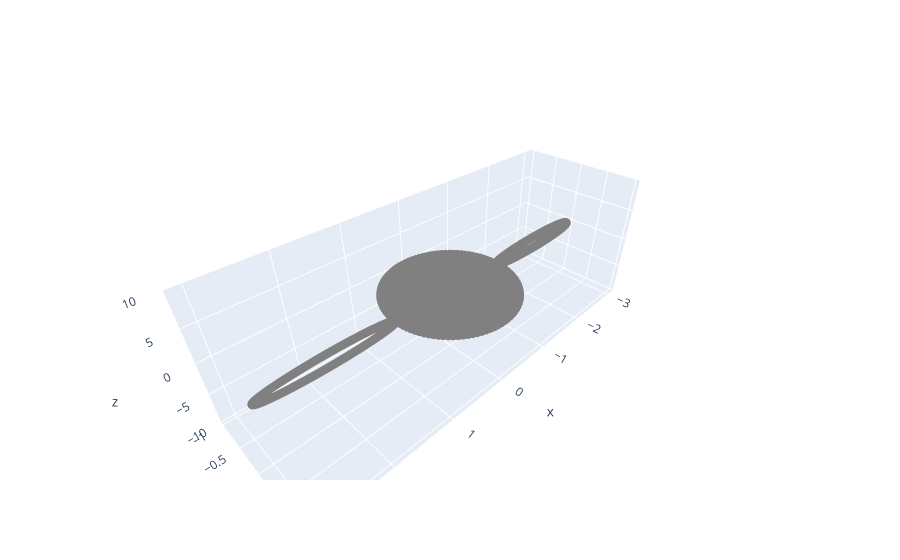

The notebook cell this image was saved under:
### Code cell
# Generating Mickey Mouse

# Circle 1 / Left Ear
np.random.seed(1122)
n_data = 10000

theta = np.linspace(0, 2*np.pi, n_data)
circle1Data = np.zeros((3, n_data))

circle1Data[0] = np.sin(theta) - 2
circle1Data[1] = 0
circle1Data[2] = np.cos(theta)

# Circle 2 / Right Ear
theta = np.linspace(0, 2*np.pi, n_data)
circle2Data = np.zeros((3, n_data))

circle2Data[0] = np.sin(theta) + 2
circle2Data[1] = 0
circle2Data[2] = np.cos(theta)

# Sphere / Head
n_data = 100
theta = np.linspace(0, np.pi, n_data)
phi = np.linspace(0, 2*np.pi, n_data)
sphereData = np.zeros((3, n_data**2))
phi, theta = np.meshgrid(phi, theta)

sphereData[0] = (np.sin(theta) * np.cos(phi)).flatten()
sphereData[1] = (np.sin(theta) * np.sin(phi)).flatten()
sphereData[2] = (np.cos(theta)).flatten()

# Plot the Data
data = np.hstack((circle1Data, sphereData, circle2Data))

fig = go.Figure(data=[go.Scatter3d(
    x=data[0], y=data[1], z=data[2], 
    mode ='markers', 
    marker=dict(size = 3 , color = 'grey'))])

fig.update_layout(scene= dict(zaxis = dict(range=[-10, 10])))
fig.show()

### Figure 1 — Plotly figure (JSON) as saved in the notebook; plotly's stock layout.template omitted (floating-point values rounded to 4 significant figures; data arrays with more than 128 entries replaced by an {"elided": "..."} marker saying what was removed)
{"data": [{"marker": {"color": "grey", "size": 3}, "mode": "markers", "type": "scatter3d", "x": {"elided": "30000 float values"}, "y": {"elided": "30000 float values"}, "z": {"elided": "30000 float values"}}], "layout": {"scene": {"zaxis": {"range": [-10, 10]}}}}
